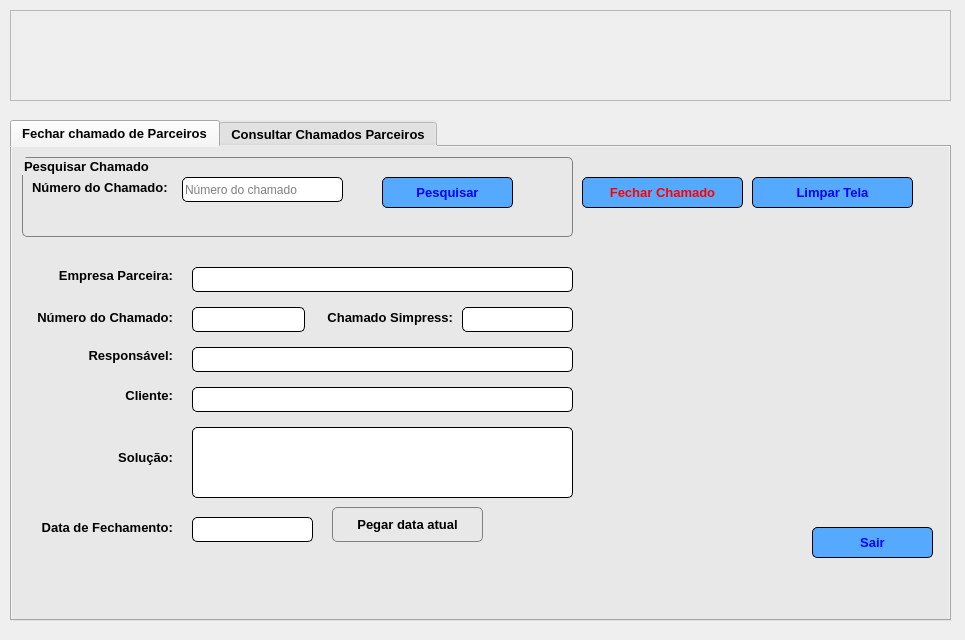
<?xml version="1.0" encoding="UTF-8"?>
<ui version="4.0">
 <class>FecharChamadoParceiro</class>
 <widget class="QWidget" name="FecharChamadoParceiro">
  <property name="geometry">
   <rect>
    <x>0</x>
    <y>0</y>
    <width>965</width>
    <height>640</height>
   </rect>
  </property>
  <property name="windowTitle">
   <string>Form</string>
  </property>
  <property name="windowIcon">
   <iconset>
    <normaloff>_img/logo_janela.ico</normaloff>_img/logo_janela.ico</iconset>
  </property>
  <widget class="QFrame" name="frame">
   <property name="geometry">
    <rect>
     <x>10</x>
     <y>10</y>
     <width>941</width>
     <height>91</height>
    </rect>
   </property>
   <property name="frameShape">
    <enum>QFrame::StyledPanel</enum>
   </property>
   <property name="frameShadow">
    <enum>QFrame::Raised</enum>
   </property>
   <widget class="QLabel" name="label">
    <property name="geometry">
     <rect>
      <x>0</x>
      <y>0</y>
      <width>941</width>
      <height>91</height>
     </rect>
    </property>
    <property name="text">
     <string/>
    </property>
    <property name="pixmap">
     <pixmap>_img/banner_fecharChamado_parceiro.png</pixmap>
    </property>
   </widget>
  </widget>
  <widget class="QTabWidget" name="tab_fechar_chamados_parceiro">
   <property name="geometry">
    <rect>
     <x>10</x>
     <y>120</y>
     <width>941</width>
     <height>501</height>
    </rect>
   </property>
   <property name="font">
    <font>
     <pointsize>10</pointsize>
     <weight>75</weight>
     <bold>true</bold>
    </font>
   </property>
   <property name="styleSheet">
    <string notr="true">background-color: rgb(232, 232, 232);</string>
   </property>
   <property name="currentIndex">
    <number>0</number>
   </property>
   <widget class="QWidget" name="tab_fechar_chamado">
    <attribute name="title">
     <string>Fechar chamado de Parceiros</string>
    </attribute>
    <widget class="QGroupBox" name="groupBox">
     <property name="geometry">
      <rect>
       <x>10</x>
       <y>10</y>
       <width>551</width>
       <height>80</height>
      </rect>
     </property>
     <property name="font">
      <font>
       <pointsize>10</pointsize>
       <weight>75</weight>
       <bold>true</bold>
      </font>
     </property>
     <property name="styleSheet">
      <string notr="true">border: 1px solid gray;
border-radius: 5px</string>
     </property>
     <property name="title">
      <string>Pesquisar Chamado</string>
     </property>
     <widget class="QLabel" name="label_2">
      <property name="geometry">
       <rect>
        <x>10</x>
        <y>20</y>
        <width>141</width>
        <height>21</height>
       </rect>
      </property>
      <property name="font">
       <font>
        <pointsize>10</pointsize>
        <weight>75</weight>
        <bold>true</bold>
       </font>
      </property>
      <property name="styleSheet">
       <string notr="true">border: none</string>
      </property>
      <property name="text">
       <string>Número do Chamado:</string>
      </property>
     </widget>
     <widget class="QLineEdit" name="txt_pesquisar_chamado">
      <property name="geometry">
       <rect>
        <x>160</x>
        <y>20</y>
        <width>161</width>
        <height>25</height>
       </rect>
      </property>
      <property name="minimumSize">
       <size>
        <width>0</width>
        <height>25</height>
       </size>
      </property>
      <property name="styleSheet">
       <string notr="true">border-radius: 5px;
background-color: rgb(255, 255, 255);
border:1px solid</string>
      </property>
      <property name="placeholderText">
       <string>Número do chamado</string>
      </property>
     </widget>
     <widget class="QPushButton" name="btn_pesquisa_chamado">
      <property name="geometry">
       <rect>
        <x>360</x>
        <y>20</y>
        <width>131</width>
        <height>31</height>
       </rect>
      </property>
      <property name="minimumSize">
       <size>
        <width>0</width>
        <height>25</height>
       </size>
      </property>
      <property name="font">
       <font>
        <pointsize>10</pointsize>
        <weight>75</weight>
        <bold>true</bold>
       </font>
      </property>
      <property name="styleSheet">
       <string notr="true">QPushButton{
	background-color: rgb(85, 170, 255);
	color: rgb(0, 0, 255);
	border-radius: 5px;
	border:1px solid
}
QPushButton:hover{
	
	color: rgb(85, 170, 255);
	background-color: rgb(0, 0, 255);
	border: solid 5p
}</string>
      </property>
      <property name="text">
       <string>Pesquisar</string>
      </property>
      <property name="icon">
       <iconset>
        <normaloff>_img/buscar.png</normaloff>_img/buscar.png</iconset>
      </property>
      <property name="iconSize">
       <size>
        <width>24</width>
        <height>24</height>
       </size>
      </property>
     </widget>
    </widget>
    <widget class="QLabel" name="label_3">
     <property name="geometry">
      <rect>
       <x>30</x>
       <y>120</y>
       <width>131</width>
       <height>16</height>
      </rect>
     </property>
     <property name="font">
      <font>
       <pointsize>10</pointsize>
       <weight>75</weight>
       <bold>true</bold>
      </font>
     </property>
     <property name="text">
      <string>Empresa Parceira:</string>
     </property>
     <property name="alignment">
      <set>Qt::AlignRight|Qt::AlignTrailing|Qt::AlignVCenter</set>
     </property>
    </widget>
    <widget class="QLabel" name="label_4">
     <property name="geometry">
      <rect>
       <x>20</x>
       <y>160</y>
       <width>141</width>
       <height>20</height>
      </rect>
     </property>
     <property name="font">
      <font>
       <pointsize>10</pointsize>
       <weight>75</weight>
       <bold>true</bold>
      </font>
     </property>
     <property name="text">
      <string>Número do Chamado:</string>
     </property>
     <property name="alignment">
      <set>Qt::AlignRight|Qt::AlignTrailing|Qt::AlignVCenter</set>
     </property>
    </widget>
    <widget class="QLabel" name="label_5">
     <property name="geometry">
      <rect>
       <x>310</x>
       <y>160</y>
       <width>131</width>
       <height>20</height>
      </rect>
     </property>
     <property name="font">
      <font>
       <pointsize>10</pointsize>
       <weight>75</weight>
       <bold>true</bold>
      </font>
     </property>
     <property name="text">
      <string>Chamado Simpress:</string>
     </property>
     <property name="alignment">
      <set>Qt::AlignRight|Qt::AlignTrailing|Qt::AlignVCenter</set>
     </property>
    </widget>
    <widget class="QLabel" name="label_6">
     <property name="geometry">
      <rect>
       <x>70</x>
       <y>200</y>
       <width>91</width>
       <height>16</height>
      </rect>
     </property>
     <property name="font">
      <font>
       <pointsize>10</pointsize>
       <weight>75</weight>
       <bold>true</bold>
      </font>
     </property>
     <property name="text">
      <string>Responsável:</string>
     </property>
     <property name="alignment">
      <set>Qt::AlignRight|Qt::AlignTrailing|Qt::AlignVCenter</set>
     </property>
    </widget>
    <widget class="QLabel" name="label_7">
     <property name="geometry">
      <rect>
       <x>100</x>
       <y>240</y>
       <width>61</width>
       <height>16</height>
      </rect>
     </property>
     <property name="font">
      <font>
       <pointsize>10</pointsize>
       <weight>75</weight>
       <bold>true</bold>
      </font>
     </property>
     <property name="text">
      <string>Cliente:</string>
     </property>
     <property name="alignment">
      <set>Qt::AlignRight|Qt::AlignTrailing|Qt::AlignVCenter</set>
     </property>
    </widget>
    <widget class="QLabel" name="label_8">
     <property name="geometry">
      <rect>
       <x>100</x>
       <y>300</y>
       <width>61</width>
       <height>20</height>
      </rect>
     </property>
     <property name="font">
      <font>
       <pointsize>10</pointsize>
       <weight>75</weight>
       <bold>true</bold>
      </font>
     </property>
     <property name="text">
      <string>Solução:</string>
     </property>
     <property name="alignment">
      <set>Qt::AlignRight|Qt::AlignTrailing|Qt::AlignVCenter</set>
     </property>
    </widget>
    <widget class="QLabel" name="label_9">
     <property name="geometry">
      <rect>
       <x>20</x>
       <y>370</y>
       <width>141</width>
       <height>21</height>
      </rect>
     </property>
     <property name="font">
      <font>
       <pointsize>10</pointsize>
       <weight>75</weight>
       <bold>true</bold>
      </font>
     </property>
     <property name="text">
      <string>Data de Fechamento:</string>
     </property>
     <property name="alignment">
      <set>Qt::AlignRight|Qt::AlignTrailing|Qt::AlignVCenter</set>
     </property>
    </widget>
    <widget class="QLineEdit" name="txt_empresa_parceira">
     <property name="enabled">
      <bool>true</bool>
     </property>
     <property name="geometry">
      <rect>
       <x>180</x>
       <y>120</y>
       <width>381</width>
       <height>25</height>
      </rect>
     </property>
     <property name="minimumSize">
      <size>
       <width>0</width>
       <height>25</height>
      </size>
     </property>
     <property name="acceptDrops">
      <bool>false</bool>
     </property>
     <property name="styleSheet">
      <string notr="true">border-radius: 5px;
background-color: rgb(255, 255, 255);
border:1px solid</string>
     </property>
    </widget>
    <widget class="QLineEdit" name="txt_numero_chamado">
     <property name="geometry">
      <rect>
       <x>180</x>
       <y>160</y>
       <width>113</width>
       <height>25</height>
      </rect>
     </property>
     <property name="minimumSize">
      <size>
       <width>0</width>
       <height>25</height>
      </size>
     </property>
     <property name="acceptDrops">
      <bool>false</bool>
     </property>
     <property name="styleSheet">
      <string notr="true">border-radius: 5px;
background-color: rgb(255, 255, 255);
border:1px solid</string>
     </property>
    </widget>
    <widget class="QLineEdit" name="txt_chamado_simpress">
     <property name="geometry">
      <rect>
       <x>450</x>
       <y>160</y>
       <width>111</width>
       <height>25</height>
      </rect>
     </property>
     <property name="minimumSize">
      <size>
       <width>0</width>
       <height>25</height>
      </size>
     </property>
     <property name="acceptDrops">
      <bool>false</bool>
     </property>
     <property name="styleSheet">
      <string notr="true">border-radius: 5px;
background-color: rgb(255, 255, 255);
border:1px solid</string>
     </property>
    </widget>
    <widget class="QLineEdit" name="txt_responsavel">
     <property name="geometry">
      <rect>
       <x>180</x>
       <y>200</y>
       <width>381</width>
       <height>25</height>
      </rect>
     </property>
     <property name="minimumSize">
      <size>
       <width>0</width>
       <height>25</height>
      </size>
     </property>
     <property name="acceptDrops">
      <bool>false</bool>
     </property>
     <property name="styleSheet">
      <string notr="true">border-radius: 5px;
background-color: rgb(255, 255, 255);
border:1px solid</string>
     </property>
    </widget>
    <widget class="QLineEdit" name="txt_cliente">
     <property name="geometry">
      <rect>
       <x>180</x>
       <y>240</y>
       <width>381</width>
       <height>25</height>
      </rect>
     </property>
     <property name="minimumSize">
      <size>
       <width>0</width>
       <height>25</height>
      </size>
     </property>
     <property name="acceptDrops">
      <bool>false</bool>
     </property>
     <property name="styleSheet">
      <string notr="true">border-radius: 5px;
background-color: rgb(255, 255, 255);
border:1px solid</string>
     </property>
    </widget>
    <widget class="QTextEdit" name="txt_solucao">
     <property name="geometry">
      <rect>
       <x>180</x>
       <y>280</y>
       <width>381</width>
       <height>71</height>
      </rect>
     </property>
     <property name="acceptDrops">
      <bool>false</bool>
     </property>
     <property name="styleSheet">
      <string notr="true">border-radius: 5px;
background-color: rgb(255, 255, 255);
border:1px solid</string>
     </property>
    </widget>
    <widget class="QLineEdit" name="txt_data_fechamento">
     <property name="geometry">
      <rect>
       <x>180</x>
       <y>370</y>
       <width>121</width>
       <height>25</height>
      </rect>
     </property>
     <property name="minimumSize">
      <size>
       <width>0</width>
       <height>25</height>
      </size>
     </property>
     <property name="acceptDrops">
      <bool>false</bool>
     </property>
     <property name="styleSheet">
      <string notr="true">border-radius: 5px;
background-color: rgb(255, 255, 255);
border:1px solid</string>
     </property>
    </widget>
    <widget class="QPushButton" name="btn_data_atual">
     <property name="geometry">
      <rect>
       <x>320</x>
       <y>360</y>
       <width>151</width>
       <height>35</height>
      </rect>
     </property>
     <property name="minimumSize">
      <size>
       <width>0</width>
       <height>35</height>
      </size>
     </property>
     <property name="font">
      <font>
       <pointsize>10</pointsize>
       <weight>75</weight>
       <bold>true</bold>
      </font>
     </property>
     <property name="styleSheet">
      <string notr="true">border-radius: 5px;
border: 1px solid gray</string>
     </property>
     <property name="text">
      <string>Pegar data atual</string>
     </property>
     <property name="icon">
      <iconset>
       <normaloff>_img/calendario.png</normaloff>_img/calendario.png</iconset>
     </property>
     <property name="iconSize">
      <size>
       <width>24</width>
       <height>24</height>
      </size>
     </property>
    </widget>
    <widget class="QPushButton" name="btn_sair">
     <property name="geometry">
      <rect>
       <x>800</x>
       <y>380</y>
       <width>121</width>
       <height>31</height>
      </rect>
     </property>
     <property name="font">
      <font>
       <pointsize>10</pointsize>
       <weight>75</weight>
       <bold>true</bold>
      </font>
     </property>
     <property name="styleSheet">
      <string notr="true">QPushButton{
	background-color: rgb(85, 170, 255);
	color: rgb(0, 0, 255);
	border-radius: 5px;
	border:1px solid
}
QPushButton:hover{
	
	color: rgb(85, 170, 255);
	background-color: rgb(0, 0, 255);
	border: solid 5p
}</string>
     </property>
     <property name="text">
      <string>Sair</string>
     </property>
     <property name="icon">
      <iconset>
       <normaloff>_img/sair.png</normaloff>_img/sair.png</iconset>
     </property>
     <property name="iconSize">
      <size>
       <width>24</width>
       <height>24</height>
      </size>
     </property>
    </widget>
    <widget class="QPushButton" name="btn_fechar_chamado">
     <property name="geometry">
      <rect>
       <x>570</x>
       <y>30</y>
       <width>161</width>
       <height>31</height>
      </rect>
     </property>
     <property name="font">
      <font>
       <pointsize>10</pointsize>
       <weight>75</weight>
       <bold>true</bold>
      </font>
     </property>
     <property name="styleSheet">
      <string notr="true">QPushButton{
	background-color: rgb(85, 170, 255);
	color: rgb(255, 0, 0);
	border-radius: 5px;
	border:1px solid
}
QPushButton:hover{
	color: rgb(85, 0, 0);
	background-color: rgb(0, 0, 255);
	border: solid 5p
}</string>
     </property>
     <property name="text">
      <string>Fechar Chamado</string>
     </property>
     <property name="icon">
      <iconset>
       <normaloff>_img/fechar_chamado_parceiro.png</normaloff>_img/fechar_chamado_parceiro.png</iconset>
     </property>
     <property name="iconSize">
      <size>
       <width>24</width>
       <height>24</height>
      </size>
     </property>
    </widget>
    <widget class="QPushButton" name="btn_limpar_tela">
     <property name="geometry">
      <rect>
       <x>740</x>
       <y>30</y>
       <width>161</width>
       <height>31</height>
      </rect>
     </property>
     <property name="font">
      <font>
       <pointsize>10</pointsize>
       <weight>75</weight>
       <bold>true</bold>
      </font>
     </property>
     <property name="styleSheet">
      <string notr="true">QPushButton{
	background-color: rgb(85, 170, 255);
	color: rgb(0, 0, 255);
	border-radius: 5px;
	border:1px solid
}
QPushButton:hover{
	
	color: rgb(85, 170, 255);
	background-color: rgb(0, 0, 255);
	border: solid 5p
}</string>
     </property>
     <property name="text">
      <string>Limpar Tela</string>
     </property>
     <property name="icon">
      <iconset>
       <normaloff>_img/limpar.png</normaloff>_img/limpar.png</iconset>
     </property>
     <property name="iconSize">
      <size>
       <width>24</width>
       <height>24</height>
      </size>
     </property>
    </widget>
    <widget class="QLabel" name="label_12">
     <property name="geometry">
      <rect>
       <x>590</x>
       <y>90</y>
       <width>301</width>
       <height>251</height>
      </rect>
     </property>
     <property name="text">
      <string/>
     </property>
     <property name="pixmap">
      <pixmap>_img/parceiro.png</pixmap>
     </property>
    </widget>
   </widget>
   <widget class="QWidget" name="tab_consultar_chamado">
    <attribute name="title">
     <string>Consultar Chamados Parceiros</string>
    </attribute>
    <widget class="QTableWidget" name="tabela_chamado_parceiro_fechado">
     <property name="geometry">
      <rect>
       <x>10</x>
       <y>121</y>
       <width>911</width>
       <height>241</height>
      </rect>
     </property>
     <attribute name="verticalHeaderVisible">
      <bool>false</bool>
     </attribute>
     <column>
      <property name="text">
       <string>Empresa</string>
      </property>
      <property name="font">
       <font>
        <pointsize>10</pointsize>
        <weight>75</weight>
        <bold>true</bold>
       </font>
      </property>
     </column>
     <column>
      <property name="text">
       <string>Número do Chamado</string>
      </property>
      <property name="font">
       <font>
        <pointsize>10</pointsize>
        <weight>75</weight>
        <bold>true</bold>
       </font>
      </property>
     </column>
     <column>
      <property name="text">
       <string>Chamado Simpress</string>
      </property>
      <property name="font">
       <font>
        <pointsize>10</pointsize>
        <weight>75</weight>
        <bold>true</bold>
       </font>
      </property>
     </column>
     <column>
      <property name="text">
       <string>Responsavel</string>
      </property>
      <property name="font">
       <font>
        <pointsize>10</pointsize>
        <weight>75</weight>
        <bold>true</bold>
       </font>
      </property>
     </column>
     <column>
      <property name="text">
       <string>Cliente</string>
      </property>
      <property name="font">
       <font>
        <pointsize>10</pointsize>
        <weight>75</weight>
        <bold>true</bold>
       </font>
      </property>
     </column>
     <column>
      <property name="text">
       <string>Descrição</string>
      </property>
      <property name="font">
       <font>
        <pointsize>10</pointsize>
        <weight>75</weight>
        <bold>true</bold>
       </font>
      </property>
     </column>
     <column>
      <property name="text">
       <string>Data Fechamento</string>
      </property>
      <property name="font">
       <font>
        <pointsize>10</pointsize>
        <weight>75</weight>
        <bold>true</bold>
       </font>
      </property>
     </column>
    </widget>
    <widget class="QGroupBox" name="groupBox_2">
     <property name="geometry">
      <rect>
       <x>10</x>
       <y>20</y>
       <width>271</width>
       <height>80</height>
      </rect>
     </property>
     <property name="font">
      <font>
       <pointsize>10</pointsize>
       <weight>75</weight>
       <bold>true</bold>
      </font>
     </property>
     <property name="styleSheet">
      <string notr="true">border: 1px solid gray;
border-radius: 5px</string>
     </property>
     <property name="title">
      <string>Consultar por número do chamado</string>
     </property>
     <widget class="QPushButton" name="btn_pesquisar_chamado_tabela">
      <property name="geometry">
       <rect>
        <x>160</x>
        <y>30</y>
        <width>101</width>
        <height>31</height>
       </rect>
      </property>
      <property name="font">
       <font>
        <pointsize>10</pointsize>
        <weight>75</weight>
        <bold>true</bold>
       </font>
      </property>
      <property name="styleSheet">
       <string notr="true">QPushButton{
	background-color: rgb(85, 170, 255);
	color: rgb(0, 0, 255);
	border-radius: 5px;
	border:1px solid
}
QPushButton:hover{
	
	color: rgb(85, 170, 255);
	background-color: rgb(0, 0, 255);
	border: solid 5p
}</string>
      </property>
      <property name="text">
       <string>Pesquisar</string>
      </property>
      <property name="icon">
       <iconset>
        <normaloff>_img/buscar.png</normaloff>_img/buscar.png</iconset>
      </property>
      <property name="iconSize">
       <size>
        <width>24</width>
        <height>24</height>
       </size>
      </property>
     </widget>
     <widget class="QLineEdit" name="txt_consulta_chamado_tabela">
      <property name="geometry">
       <rect>
        <x>20</x>
        <y>30</y>
        <width>121</width>
        <height>25</height>
       </rect>
      </property>
      <property name="minimumSize">
       <size>
        <width>0</width>
        <height>25</height>
       </size>
      </property>
      <property name="styleSheet">
       <string notr="true">border-radius: 5px;
background-color: rgb(255, 255, 255);
border:1px solid</string>
      </property>
      <property name="placeholderText">
       <string>Número do Chamado</string>
      </property>
     </widget>
    </widget>
    <widget class="QGroupBox" name="groupBox_3">
     <property name="geometry">
      <rect>
       <x>300</x>
       <y>20</y>
       <width>271</width>
       <height>80</height>
      </rect>
     </property>
     <property name="font">
      <font>
       <pointsize>10</pointsize>
       <weight>75</weight>
       <bold>true</bold>
      </font>
     </property>
     <property name="styleSheet">
      <string notr="true">border: 1px solid gray;
border-radius: 5px</string>
     </property>
     <property name="title">
      <string>Consulta por cliente</string>
     </property>
     <widget class="QLineEdit" name="txt_consulta_cliente_tabela">
      <property name="geometry">
       <rect>
        <x>20</x>
        <y>30</y>
        <width>121</width>
        <height>25</height>
       </rect>
      </property>
      <property name="minimumSize">
       <size>
        <width>0</width>
        <height>25</height>
       </size>
      </property>
      <property name="styleSheet">
       <string notr="true">border-radius: 5px;
background-color: rgb(255, 255, 255);
border:1px solid</string>
      </property>
      <property name="placeholderText">
       <string>Nome do Cliente</string>
      </property>
     </widget>
     <widget class="QPushButton" name="btn_pesquisa_cliente_tabela">
      <property name="geometry">
       <rect>
        <x>160</x>
        <y>30</y>
        <width>101</width>
        <height>31</height>
       </rect>
      </property>
      <property name="font">
       <font>
        <pointsize>10</pointsize>
        <weight>75</weight>
        <bold>true</bold>
       </font>
      </property>
      <property name="styleSheet">
       <string notr="true">QPushButton{
	background-color: rgb(85, 170, 255);
	color: rgb(0, 0, 255);
	border-radius: 5px;
	border:1px solid
}
QPushButton:hover{
	
	color: rgb(85, 170, 255);
	background-color: rgb(0, 0, 255);
	border: solid 5p
}</string>
      </property>
      <property name="text">
       <string>Pesquisar</string>
      </property>
      <property name="icon">
       <iconset>
        <normaloff>_img/buscar.png</normaloff>_img/buscar.png</iconset>
      </property>
      <property name="iconSize">
       <size>
        <width>24</width>
        <height>24</height>
       </size>
      </property>
     </widget>
    </widget>
    <widget class="QGroupBox" name="groupBox_4">
     <property name="geometry">
      <rect>
       <x>600</x>
       <y>20</y>
       <width>271</width>
       <height>80</height>
      </rect>
     </property>
     <property name="font">
      <font>
       <pointsize>10</pointsize>
       <weight>75</weight>
       <bold>true</bold>
      </font>
     </property>
     <property name="styleSheet">
      <string notr="true">border: 1px solid gray;
border-radius: 5px</string>
     </property>
     <property name="title">
      <string>Consultar por data</string>
     </property>
     <widget class="QLineEdit" name="txt_consulta_data_tabela">
      <property name="geometry">
       <rect>
        <x>20</x>
        <y>30</y>
        <width>121</width>
        <height>25</height>
       </rect>
      </property>
      <property name="minimumSize">
       <size>
        <width>0</width>
        <height>25</height>
       </size>
      </property>
      <property name="styleSheet">
       <string notr="true">border-radius: 5px;
background-color: rgb(255, 255, 255);
border:1px solid</string>
      </property>
      <property name="inputMask">
       <string>##/##/####</string>
      </property>
     </widget>
     <widget class="QPushButton" name="btn_consulta_data_tabela">
      <property name="geometry">
       <rect>
        <x>160</x>
        <y>30</y>
        <width>101</width>
        <height>31</height>
       </rect>
      </property>
      <property name="font">
       <font>
        <pointsize>10</pointsize>
        <weight>75</weight>
        <bold>true</bold>
       </font>
      </property>
      <property name="styleSheet">
       <string notr="true">QPushButton{
	background-color: rgb(85, 170, 255);
	color: rgb(0, 0, 255);
	border-radius: 5px;
	border:1px solid
}
QPushButton:hover{
	
	color: rgb(85, 170, 255);
	background-color: rgb(0, 0, 255);
	border: solid 5p
}</string>
      </property>
      <property name="text">
       <string>Pesquisar</string>
      </property>
      <property name="icon">
       <iconset>
        <normaloff>_img/buscar.png</normaloff>_img/buscar.png</iconset>
      </property>
      <property name="iconSize">
       <size>
        <width>24</width>
        <height>24</height>
       </size>
      </property>
     </widget>
    </widget>
    <widget class="QFrame" name="frame_2">
     <property name="geometry">
      <rect>
       <x>20</x>
       <y>390</y>
       <width>901</width>
       <height>55</height>
      </rect>
     </property>
     <property name="frameShape">
      <enum>QFrame::StyledPanel</enum>
     </property>
     <property name="frameShadow">
      <enum>QFrame::Raised</enum>
     </property>
     <layout class="QHBoxLayout" name="horizontalLayout">
      <item>
       <widget class="QLabel" name="label_10">
        <property name="text">
         <string/>
        </property>
       </widget>
      </item>
      <item>
       <widget class="QPushButton" name="btn_carregar_tabela">
        <property name="minimumSize">
         <size>
          <width>0</width>
          <height>35</height>
         </size>
        </property>
        <property name="font">
         <font>
          <pointsize>10</pointsize>
          <weight>75</weight>
          <bold>true</bold>
         </font>
        </property>
        <property name="styleSheet">
         <string notr="true">QPushButton{
	background-color: rgb(85, 170, 255);
	color: rgb(0, 0, 255);
	border-radius: 5px;
	border:1px solid
}
QPushButton:hover{
	
	color: rgb(85, 170, 255);
	background-color: rgb(0, 0, 255);
	border: solid 5p
}</string>
        </property>
        <property name="text">
         <string>Carregar Tabela</string>
        </property>
        <property name="icon">
         <iconset>
          <normaloff>_img/pesquisa_chamado.png</normaloff>_img/pesquisa_chamado.png</iconset>
        </property>
        <property name="iconSize">
         <size>
          <width>24</width>
          <height>24</height>
         </size>
        </property>
       </widget>
      </item>
      <item>
       <widget class="QPushButton" name="btn_carregar">
        <property name="minimumSize">
         <size>
          <width>0</width>
          <height>35</height>
         </size>
        </property>
        <property name="font">
         <font>
          <pointsize>10</pointsize>
          <weight>75</weight>
          <bold>true</bold>
         </font>
        </property>
        <property name="styleSheet">
         <string notr="true">QPushButton{
	background-color: rgb(85, 170, 255);
	color: rgb(0, 0, 255);
	border-radius: 5px;
	border:1px solid
}
QPushButton:hover{
	
	color: rgb(85, 170, 255);
	background-color: rgb(0, 0, 255);
	border: solid 5p
}</string>
        </property>
        <property name="text">
         <string>Carregar</string>
        </property>
        <property name="icon">
         <iconset>
          <normaloff>_img/carregar.png</normaloff>_img/carregar.png</iconset>
        </property>
        <property name="iconSize">
         <size>
          <width>24</width>
          <height>24</height>
         </size>
        </property>
       </widget>
      </item>
      <item>
       <widget class="QPushButton" name="btn_gerar_relatorio">
        <property name="minimumSize">
         <size>
          <width>0</width>
          <height>35</height>
         </size>
        </property>
        <property name="font">
         <font>
          <pointsize>10</pointsize>
          <weight>75</weight>
          <bold>true</bold>
         </font>
        </property>
        <property name="styleSheet">
         <string notr="true">QPushButton{
	background-color: rgb(85, 170, 255);
	color: rgb(0, 0, 255);
	border-radius: 5px;
	border:1px solid
}
QPushButton:hover{
	
	color: rgb(85, 170, 255);
	background-color: rgb(0, 0, 255);
	border: solid 5p
}</string>
        </property>
        <property name="text">
         <string>Gerar Relatório</string>
        </property>
        <property name="icon">
         <iconset>
          <normaloff>_img/relatorio.png</normaloff>_img/relatorio.png</iconset>
        </property>
        <property name="iconSize">
         <size>
          <width>24</width>
          <height>24</height>
         </size>
        </property>
       </widget>
      </item>
      <item>
       <widget class="QLabel" name="label_11">
        <property name="text">
         <string/>
        </property>
       </widget>
      </item>
     </layout>
    </widget>
   </widget>
  </widget>
 </widget>
 <resources/>
 <connections/>
</ui>
